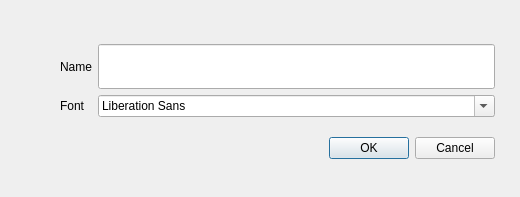
<?xml version="1.0" encoding="UTF-8"?>
<ui version="4.0">
 <class>Dialog</class>
 <widget class="QDialog" name="Dialog">
  <property name="geometry">
   <rect>
    <x>0</x>
    <y>0</y>
    <width>520</width>
    <height>197</height>
   </rect>
  </property>
  <property name="windowTitle">
   <string>Dialog</string>
  </property>
  <widget class="QWidget" name="">
   <property name="geometry">
    <rect>
     <x>60</x>
     <y>30</y>
     <width>435</width>
     <height>145</height>
    </rect>
   </property>
   <layout class="QVBoxLayout" name="verticalLayout">
    <item>
     <layout class="QGridLayout" name="gridLayout">
      <item row="0" column="0">
       <widget class="QLabel" name="label">
        <property name="text">
         <string>Name</string>
        </property>
       </widget>
      </item>
      <item row="1" column="1">
       <widget class="QFontComboBox" name="fontComboBox"/>
      </item>
      <item row="1" column="0">
       <widget class="QLabel" name="label_2">
        <property name="text">
         <string>Font</string>
        </property>
       </widget>
      </item>
      <item row="0" column="1">
       <widget class="QLineEdit" name="lineEdit">
        <property name="font">
         <font>
          <pointsize>25</pointsize>
         </font>
        </property>
        <property name="text">
         <string/>
        </property>
       </widget>
      </item>
     </layout>
    </item>
    <item>
     <widget class="QDialogButtonBox" name="buttonBox">
      <property name="standardButtons">
       <set>QDialogButtonBox::Cancel|QDialogButtonBox::Ok</set>
      </property>
     </widget>
    </item>
   </layout>
  </widget>
 </widget>
 <resources/>
 <connections/>
</ui>
